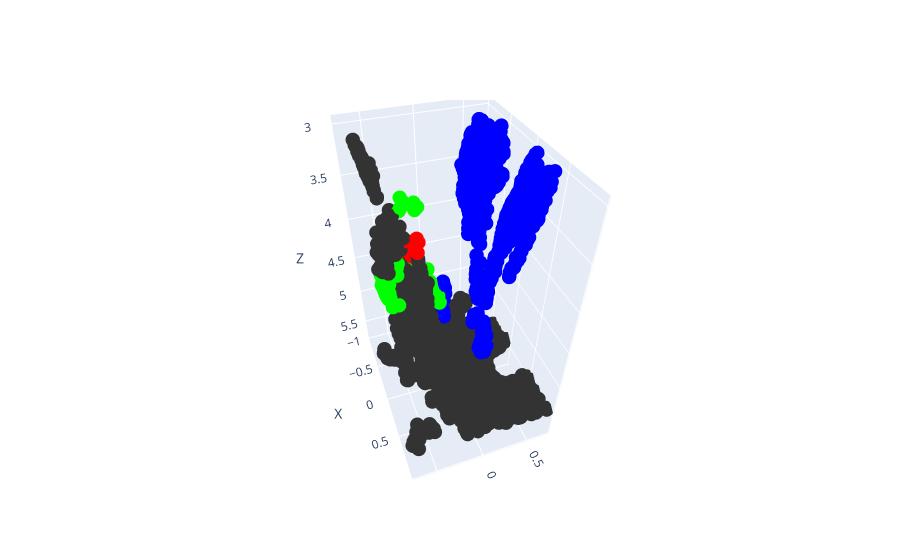

The cell this chart's notebook holds for it:
### Code cell
points  = X_test.to_numpy()[:,:3]
labels = y_pred.reshape(-1,)
visualize_point_cloud(points, labels, smoothen=True)

### Figure 1 — Plotly figure (JSON) as saved in the notebook; plotly's stock layout.template omitted (floating-point values rounded to 4 significant figures; data arrays with more than 128 entries replaced by an {"elided": "..."} marker saying what was removed)
{"data": [{"marker": {"color": {"elided": "2362x3 float values"}, "size": 5}, "mode": "markers", "type": "scatter3d", "x": {"elided": "2362 float values"}, "y": {"elided": "2362 float values"}, "z": {"elided": "2362 float values"}}], "layout": {"autosize": true, "scene": {"aspectmode": "auto", "aspectratio": {"x": 0.9796, "y": 0.732, "z": 1.395}, "camera": {"center": {"x": 0, "y": 0, "z": 0}, "eye": {"x": 1.521, "y": -0.5478, "z": 1.44}, "projection": {"type": "perspective"}, "up": {"x": 0, "y": 0, "z": 1}}, "xaxis": {"title": {"text": "X"}, "type": "linear"}, "yaxis": {"title": {"text": "Y"}, "type": "linear"}, "zaxis": {"autorange": "reversed", "range": [-1, 0], "title": {"text": "Z"}, "type": "linear"}}}}
